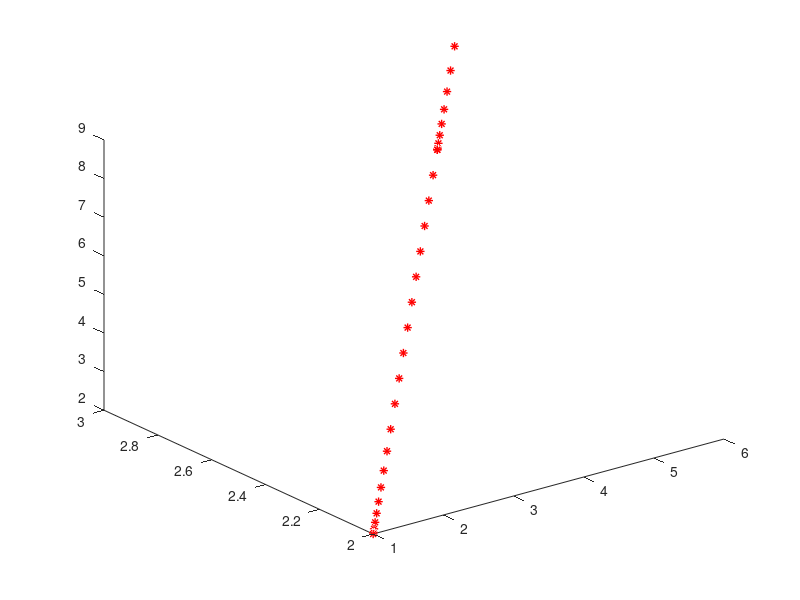

Reproduce this figure in MATLAB.
Po=[1 2 2];
Pf=[6 3 9];
T=5;
vo=0;
pr=0.3;
n=30;
t=T*pr;
trayectoria=Pf-Po
distancia=norm(trayectoria)
vk=distancia/(T*(1-pr))
a=vk/t
xt=(a*(t^2)*(Pf(1)-Po(1))/(2*distancia))+Po(1);
yt=(a*(t^2)*(Pf(2)-Po(2))/(2*distancia))+Po(2);
zt=(a*(t^2)*(Pf(3)-Po(3))/(2*distancia))+Po(3);
Pt=[xt yt zt]
xt2=(vk*(T-2*t)*(Pf(1)-Po(1))/distancia)+xt;
yt2=(vk*(T-2*t)*(Pf(2)-Po(2))/distancia)+yt;
zt2=(vk*(T-2*t)*(Pf(3)-Po(3))/distancia)+zt;
Pt2=[xt2 yt2 zt2]
%%Primera parte acelerada
trayecace=Pt-Po;
Tace=2*norm(trayecace)/vk+vo
a=(vk-vo)/Tace
%Vector con los tiempos
tk=[0:1.5/9:1.5];%Segmento de x acelerado
    for i=1:1:9
        xace=Po(1)+((a*tk(i)^2 + vo*tk(i)^2)*(Pt(1)-Po(1))/(2*norm(trayecace)));
        Xace(i)=xace;
    end
    Xace;
%Segmento de y acelerado    
    for i=1:1:9
        yace=Po(2)+((a*tk(i)^2 + vo*Tace*tk(i)^2)*(Pt(2)-Po(2))/(2*norm(trayecace)));
        Yace(i)=yace;
    end
    Yace;
    %Segmento de z acelerado    
    for i=1:1:9
  
        zace=Po(3)+((a*tk(i)^2 + vo*Tace*tk(i)^2)*(Pt(3)-Po(3))/(2*norm(trayecace)));
        Zace(i)=zace;
    end
    Zace;
%%
%%Parte con velocidad constante
trayeccons=Pt2-Po;
Tcons=norm(trayeccons)/vk;
tk2=linspace(0,1,12) 
%%Segmento de x constate
    for i=1:1:12
        xcons=tk2(i)*(Pt2(1)-Pt(1))+Pt(1);
        Xcons(i)=xcons;
        if(length(Xcons)==13)
            Xcons(13)=[];
        end
    end
    Xcons;
    %%
%Segmento de y constate
    for i=1:1:12
        ycons=tk2(i)*(Pt2(2)-Pt(2))+Pt(2);
        Ycons(i)=ycons;
        if(length(Ycons)==13)
            Ycons(13)=[];
        end
    end
    Ycons;
%Segmento de z constate
    for i=1:1:12
        zcons=tk2(i)*(Pt2(3)-Pt(3))+Pt(3);
        Zcons(i)=zcons;
         if(length(Zcons)==13)
            Zcons(13)=[];
        end
    end
    Zcons;
%%   
%%tercera parte desacelerada
trayecace=Pf-Pt2;
dTace=2*norm(trayecace)/vk+vo;
a=(vo-vk)/Tace;
%Vector con los tiempos
tk3=[0:1.5/9:1.5];
%Segmento de x acelerado
    for i=1:1:9
        xdace=Pt2(1)+((a*tk3(i)^2 + vk*dTace*tk3(i)^2)*(Pf(1)-Pt2(1))/(2*norm(trayecace)));
        Xdace(i)=xdace;
    end
    Xdace;
%Segmento de y acelerado    
    for i=1:1:9
        ydace=Pt2(2)+((a*tk3(i)^2 + vk*dTace*tk3(i)^2)*(Pf(2)-Pt2(2))/(2*norm(trayecace)));
        Ydace(i)=ydace
    end
    Ydace;
    %Segmento de z acelerado    
    for i=1:1:9
  
        zdace=Pt2(3)+((a*tk(i)^2 + vk*dTace*tk3(i)^2)*(Pf(3)-Pt2(3))/(2*norm(trayecace)));
        Zdace(i)=zdace;
    end
    Zdace;
    t=linspace(0,5,30);
Xtotal=[Xace Xcons Xdace];
Ytotal=[Yace Ycons Ydace];
Ztotal=[Zace Zcons Zdace];
plot3(Xtotal,Ytotal,Ztotal,'*','MarkerEdgeColor','r','LineWidth',1)
